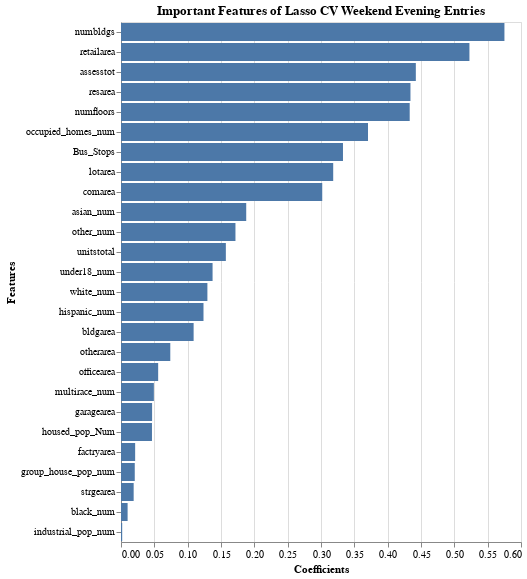

The notebook cell this image was saved under:
### Code cell
import altair as alt

alt.Chart(offpeak).mark_bar().encode(
    y=alt.Y('Features:N', sort='-x'),
    x='Coefficients'
).properties(
    title='Important Features of Lasso CV Weekend Evening Entries'
)

### Figure 1 — Vega-Lite specification as saved in the notebook (floating-point values rounded to 4 significant figures)
{"config": {"view": {"continuousWidth": 400, "continuousHeight": 300}}, "data": {"name": "data-65edd562ae1bfa2c4e17da54ac8c9251"}, "mark": "bar", "encoding": {"x": {"field": "Coefficients", "type": "quantitative"}, "y": {"field": "Features", "sort": "-x", "type": "nominal"}}, "title": "Important Features of Lasso CV Weekend Evening Entries", "$schema": "https://vega.github.io/schema/vega-lite/v4.17.0.json", "datasets": {"data-65edd562ae1bfa2c4e17da54ac8c9251": [{"Features": "numbldgs", "Coefficients": 0.5752}, {"Features": "retailarea", "Coefficients": 0.5227}, {"Features": "assesstot", "Coefficients": 0.4422}, {"Features": "resarea", "Coefficients": 0.4342}, {"Features": "numfloors", "Coefficients": 0.4331}, {"Features": "occupied_homes_num", "Coefficients": 0.3705}, {"Features": "Bus_Stops", "Coefficients": 0.333}, {"Features": "lotarea", "Coefficients": 0.3183}, {"Features": "comarea", "Coefficients": 0.3019}, {"Features": "asian_num", "Coefficients": 0.1878}, {"Features": "other_num", "Coefficients": 0.1717}, {"Features": "unitstotal", "Coefficients": 0.1573}, {"Features": "under18_num", "Coefficients": 0.1374}, {"Features": "white_num", "Coefficients": 0.1296}, {"Features": "hispanic_num", "Coefficients": 0.1237}, {"Features": "bldgarea", "Coefficients": 0.1089}, {"Features": "otherarea", "Coefficients": 0.07394}, {"Features": "officearea", "Coefficients": 0.05575}, {"Features": "multirace_num", "Coefficients": 0.0493}, {"Features": "garagearea", "Coefficients": 0.04666}, {"Features": "housed_pop_Num", "Coefficients": 0.04646}, {"Features": "factryarea", "Coefficients": 0.02122}, {"Features": "group_house_pop_num", "Coefficients": 0.02064}, {"Features": "strgearea", "Coefficients": 0.01899}, {"Features": "black_num", "Coefficients": 0.009915}, {"Features": "industrial_pop_num", "Coefficients": 0.001793}]}}
